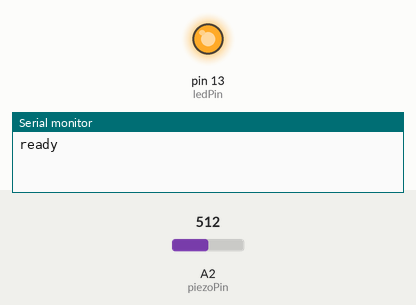
This sketch was run on a simulated Arduino Uno, built with avr-gcc and run on an emulated ATmega328P. Parts: output pins drawn as LEDs (lit = HIGH), the last lines printed to the serial monitor. The inputs (shaded band) are chosen by the test bench; at power-on: A2 (piezoPin) = 512.

Above: at 1.2 s.
1.3 s: A2 (piezoPin) set to 3
2.8 s: A2 (piezoPin) set to 0
At 4.0 s:
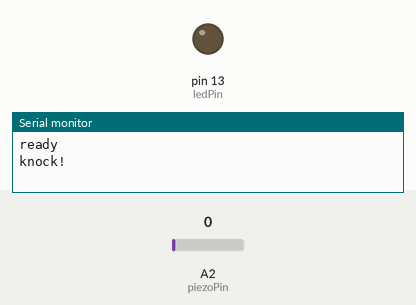
4.3 s: A2 (piezoPin) set to 110
At 5.2 s:
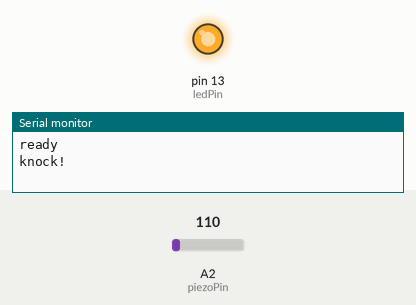
Timing chart, 0 to 7.3 s (numbered marks = the images above; inputs shaded):
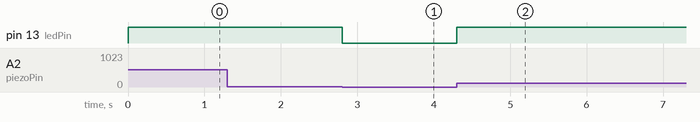

Measured:
- the behaviour switches between 2 and 1 on A2 (piezoPin) (found by bisection; images 0 and 1)
- after the input at 1.3 s, every drawn part: stays the same
- after the input at 2.8 s, pin 13 (ledPin): HIGH → LOW at once
- after the input at 4.3 s, pin 13 (ledPin): LOW → HIGH at once

The sketch:

Per_saberne_mes__18_.ino
```cpp
/***************************************************************************************************************************************************************************

  o888.   c888o   .@@@@@@.      c8@@8c     O8OO  C88C   O88C                Xavi Masana
   @@@@  o@@@@   @@@@@@@@@@   c@@@@@@@@@   @@@@ :@@@@O O@@@@                Lacetania
   .@@@@.@@@@c  O@@@@  C@@@o  @@@@  @@@@C  O@@@c8@@@@@ @@@@c                2n IT
    :@@@@@@@:    @@@@C        @@@o  O@@@C   @@@@@@@@@@@@@@@                 Xais Crew Life
     :@@@@@:      @@@@@@O     @@@o          8@@@@@@@@@@@@@O                 Projecte: Per saberne més (1)
     o@@@@@C       @@@@@@@   O@@@o         .@@@@@@@@@@@@@@@
     @@@@@@@          o@@@@.  @@@o  C@@@C    @@@@@@@@@@@@@
    @@@@@@@@@   @@@@o  o@@@8  @@@O  8@@@O    O@@@@8 @@@@@o
   @@@@8 @@@@@  .@@@@@@@@@@:  @@@@@@@@@@.     @@@@c @@@@@
  8@@@@   @@@@@   O@@@@@@@     O@@@@@@8       @@@@  O@@@@

 ************************************************************************************************************************************************************************/
 //*********************************************************************INCLUDE*******************************************************************************************

//*********************************************************************VARIABLES******************************************************************************************
int ledPin = 13;
int piezoPin = 2;
int THRESHOLD = 1;
int val = 0;
int t = 0;
//***********************************************************************SETUP*********************************************************************************************
void setup() {
pinMode(ledPin, OUTPUT);
Serial.begin(19200);
Serial.println("ready"); // indicador de espera
}
//*************************************************************************LOOP**********************************************************************************************
void loop() {
digitalWrite(ledPin,LOW); // indicador de reposo (esperando)
val = analogRead(piezoPin); // lectura de valor del piezoeléctrico
if( val > THRESHOLD ) { // si el valor leído es superior al mínimo establecido
digitalWrite(ledPin, HIGH); // activa salida 13
t = 0;
while(analogRead(piezoPin) > THRESHOLD) {
t++;
} // wait for it to go LOW (espera con una pequeña histéresis)
if(t>100) { // escribe en el puerto
Serial.print("knock! ");//Serial.println(t);
}
}
}
//***********************************************************************FUNCTIONS*******************************************************************************************
```
